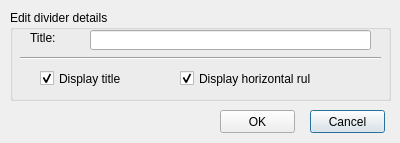
<?xml version="1.0" encoding="UTF-8"?>
<ui version="4.0">
 <class>addDividerDialog</class>
 <widget class="QDialog" name="addDividerDialog">
  <property name="geometry">
   <rect>
    <x>0</x>
    <y>0</y>
    <width>400</width>
    <height>143</height>
   </rect>
  </property>
  <property name="windowTitle">
   <string>Dialog</string>
  </property>
  <widget class="QGroupBox" name="groupBox">
   <property name="geometry">
    <rect>
     <x>10</x>
     <y>10</y>
     <width>381</width>
     <height>91</height>
    </rect>
   </property>
   <property name="title">
    <string>Edit divider details</string>
   </property>
   <widget class="QLineEdit" name="lineEditTitle">
    <property name="geometry">
     <rect>
      <x>80</x>
      <y>20</y>
      <width>281</width>
      <height>20</height>
     </rect>
    </property>
    <property name="text">
     <string/>
    </property>
   </widget>
   <widget class="QLabel" name="label">
    <property name="geometry">
     <rect>
      <x>20</x>
      <y>20</y>
      <width>71</width>
      <height>16</height>
     </rect>
    </property>
    <property name="text">
     <string>Title:</string>
    </property>
   </widget>
   <widget class="Line" name="line">
    <property name="geometry">
     <rect>
      <x>10</x>
      <y>40</y>
      <width>361</width>
      <height>16</height>
     </rect>
    </property>
    <property name="orientation">
     <enum>Qt::Horizontal</enum>
    </property>
   </widget>
   <widget class="QCheckBox" name="chkDisplayTitle">
    <property name="geometry">
     <rect>
      <x>30</x>
      <y>60</y>
      <width>101</width>
      <height>17</height>
     </rect>
    </property>
    <property name="text">
     <string>Display title</string>
    </property>
    <property name="checked">
     <bool>true</bool>
    </property>
   </widget>
   <widget class="QCheckBox" name="chkDisplayHR">
    <property name="geometry">
     <rect>
      <x>170</x>
      <y>60</y>
      <width>131</width>
      <height>17</height>
     </rect>
    </property>
    <property name="text">
     <string>Display horizontal rule</string>
    </property>
    <property name="checked">
     <bool>true</bool>
    </property>
   </widget>
  </widget>
  <widget class="QPushButton" name="btnCancel">
   <property name="geometry">
    <rect>
     <x>310</x>
     <y>110</y>
     <width>75</width>
     <height>23</height>
    </rect>
   </property>
   <property name="text">
    <string>Cancel</string>
   </property>
  </widget>
  <widget class="QPushButton" name="btnOk">
   <property name="geometry">
    <rect>
     <x>220</x>
     <y>110</y>
     <width>75</width>
     <height>23</height>
    </rect>
   </property>
   <property name="text">
    <string>OK</string>
   </property>
  </widget>
 </widget>
 <resources/>
 <connections/>
</ui>
